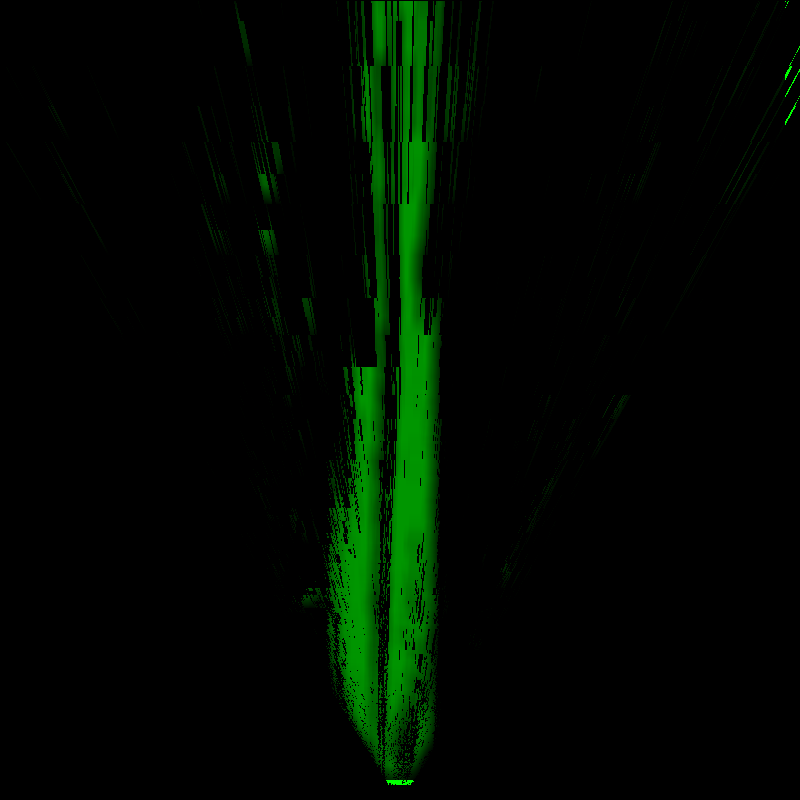
#> input picture processors/lane_extractor/testimage.png, 800 x 800 px
$ python ComponentTest.py   (Python 2 division)
#> lines starting #> are read from the running program, lines starting #| are printed output that depends on the picture; after the words box and inside, x2 and y2 are one past the last pixel; in counts of white or black regions, pixels touching at a corner belong together
#> further down, image is the input picture: shape (800, 800, 3); mean B, G, R 0, 9.1, 0
import numpy as np
import cv2

class PolyFinder:

    def __init__(self, image):
        self.image = image

    def getPoly(self):

        self.image = self.image[0:][300:]
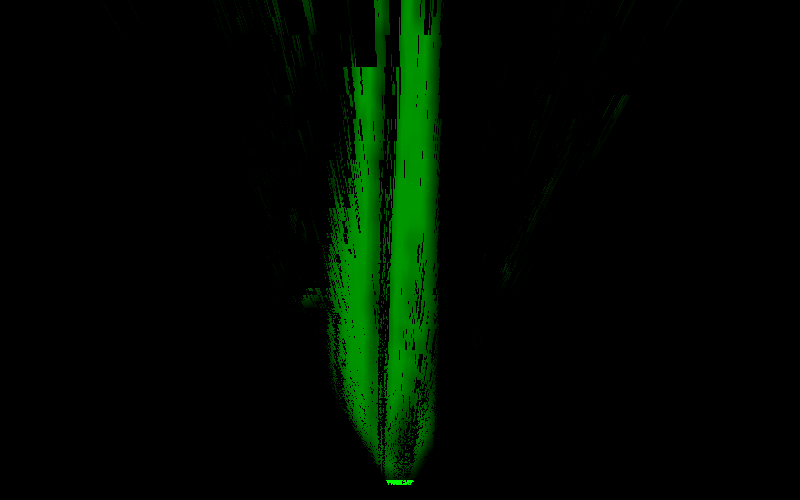
#> self.image: shape (500, 800, 3); mean B, G, R 0, 10.1, 0
        imgray = cv2.cvtColor(self.image, cv2.COLOR_BGR2GRAY)
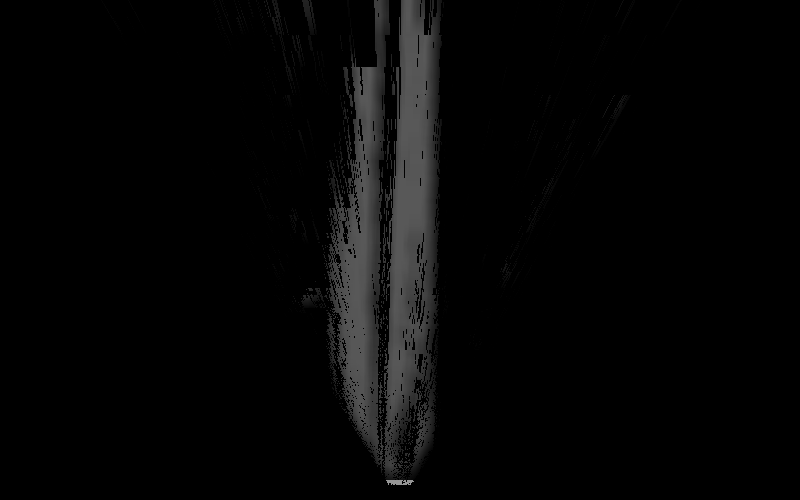
#> imgray: shape (500, 800); min 0, max 150, mean 5.9
        ret,thresh = cv2.threshold(imgray,0,255,0)
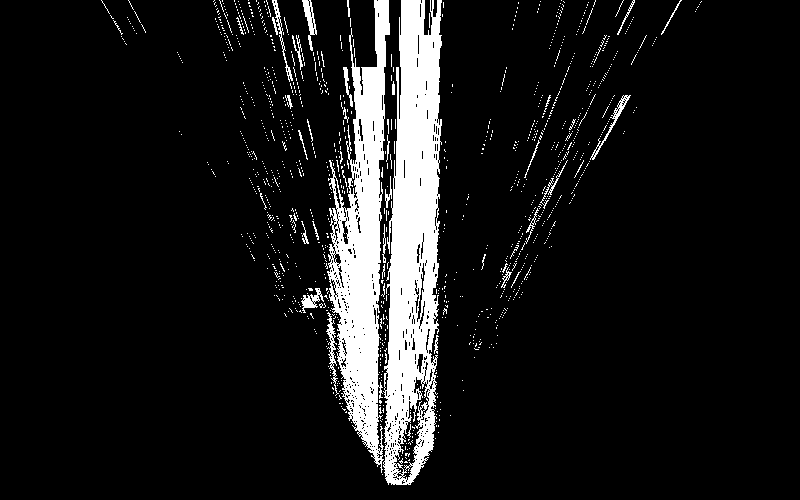
#> thresh: shape (500, 800); 9.8% white; 1261 white regions (1219 under 20 px), largest, box (x1, y1, x2, y2) and area: (383, 0, 442, 485) 19146, (327, 0, 390, 473) 14170, (326, 312, 339, 396) 295
        thresh = cv2.medianBlur(thresh, 3)
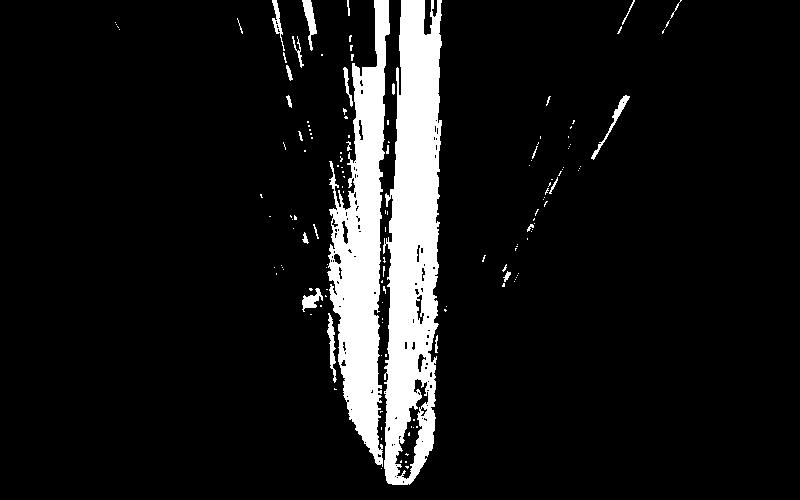
#> thresh: shape (500, 800); 9.3% white; 144 white regions (118 under 20 px), largest, box (x1, y1, x2, y2) and area: (383, 0, 442, 485) 19900, (327, 0, 390, 467) 14594, (302, 0, 317, 51) 322
        cv2.imshow("thresh", thresh)
        height = thresh.shape[0]
#> height = 500
        width = thresh.shape[1]
#> width = 800

        visited = set()
        stack = []
        stack.append((height / 2, (width / 2) + 25))
        while stack :
            point = stack.pop()
            if point in visited:
                continue
            if thresh[point[0] - 1][point[1]] != 0:
                stack.append((point[0], point[1] - 1))

            if thresh[point[0] + 1][point[1]] != 0:
                stack.append((point[0], point[1] + 1))

            if thresh[point[0]][point[1] - 1] != 0:
                stack.append((point[0] - 1, point[1]))

            if thresh[point[0]][point[1] + 1] != 0:
                stack.append((point[0] + 1, point[1]))
            visited.add(point)
#> after the loop, stack = []; visited = 21566 items
        marked = np.copy(self.image)
        for p in visited :
            marked[p] = (255,0,0)
#> this loop made 21566 passes
#> p on passes 1 to 3: (21, 437), (155, 437), (72, 402)
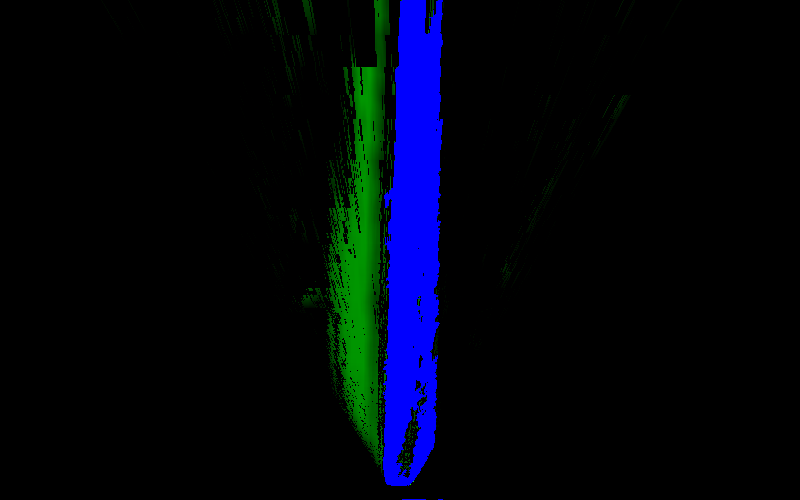
#> marked: shape (500, 800, 3); 5.39% of pixels changed, all inside (x1, y1, x2, y2) = (383, 0, 443, 500)
        cv2.imshow("Marked", marked)
    def showTest(self):
        self.getPoly()
        #cv2.drawContours(self.image, self.getPoly(), 0, (255, 0, 0), 3)
        #cv2.imshow("Results", self.image)
        cv2.waitKey(0)

if __name__ == "__main__":
    image = cv2.imread("testimage.png")
    p = PolyFinder(image)
    p.showTest()
